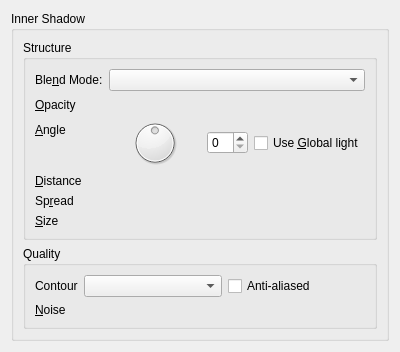
<?xml version="1.0" encoding="UTF-8"?>
<ui version="4.0">
 <class>WdgInnerShadow</class>
 <widget class="QWidget" name="WdgInnerShadow">
  <property name="geometry">
   <rect>
    <x>0</x>
    <y>0</y>
    <width>400</width>
    <height>351</height>
   </rect>
  </property>
  <property name="windowTitle">
   <string>Form</string>
  </property>
  <layout class="QGridLayout" name="gridLayout">
   <item row="0" column="0">
    <widget class="QGroupBox" name="groupBox">
     <property name="title">
      <string>Inner Shadow</string>
     </property>
     <layout class="QVBoxLayout" name="verticalLayout">
      <item>
       <widget class="QGroupBox" name="groupBox_3">
        <property name="title">
         <string>Structure</string>
        </property>
        <layout class="QFormLayout" name="formLayout">
         <item row="0" column="0">
          <widget class="QLabel" name="label_13">
           <property name="text">
            <string>Ble&amp;nd Mode:</string>
           </property>
           <property name="buddy">
            <cstring>cmbCompositeOp</cstring>
           </property>
          </widget>
         </item>
         <item row="0" column="1">
          <widget class="KisCompositeOpComboBox" name="cmbCompositeOp">
           <property name="toolTip">
            <string>Set the blend mode for the layer</string>
           </property>
          </widget>
         </item>
         <item row="1" column="0">
          <widget class="QLabel" name="label_14">
           <property name="text">
            <string>&amp;Opacity</string>
           </property>
           <property name="buddy">
            <cstring>doubleOpacity</cstring>
           </property>
          </widget>
         </item>
         <item row="1" column="1">
          <widget class="KisDoubleSliderSpinBox" name="doubleOpacity" native="true">
           <property name="sizePolicy">
            <sizepolicy hsizetype="MinimumExpanding" vsizetype="Minimum">
             <horstretch>0</horstretch>
             <verstretch>0</verstretch>
            </sizepolicy>
           </property>
           <property name="minimumSize">
            <size>
             <width>10</width>
             <height>15</height>
            </size>
           </property>
           <property name="toolTip">
            <string>Set the master opacity for the layer</string>
           </property>
           <property name="whatsThis">
            <string>Adjust the transparency of the layer</string>
           </property>
          </widget>
         </item>
         <item row="2" column="0">
          <widget class="QLabel" name="label">
           <property name="text">
            <string>&amp;Angle</string>
           </property>
           <property name="buddy">
            <cstring>dialAngle</cstring>
           </property>
          </widget>
         </item>
         <item row="2" column="1">
          <layout class="QHBoxLayout" name="horizontalLayout">
           <item>
            <widget class="QDial" name="dialAngle">
             <property name="toolTip">
              <string>Set the angle of the light source</string>
             </property>
             <property name="minimum">
              <number>-179</number>
             </property>
             <property name="maximum">
              <number>180</number>
             </property>
            </widget>
           </item>
           <item>
            <widget class="QSpinBox" name="intAngle"/>
           </item>
           <item>
            <widget class="QCheckBox" name="chkUseGlobalLight">
             <property name="toolTip">
              <string>Use current setting for global light source</string>
             </property>
             <property name="text">
              <string>Use &amp;Global light</string>
             </property>
            </widget>
           </item>
          </layout>
         </item>
         <item row="3" column="0">
          <widget class="QLabel" name="label_2">
           <property name="text">
            <string>&amp;Distance</string>
           </property>
           <property name="buddy">
            <cstring>intDistance</cstring>
           </property>
          </widget>
         </item>
         <item row="3" column="1">
          <widget class="KisSliderSpinBox" name="intDistance" native="true"/>
         </item>
         <item row="4" column="0">
          <widget class="QLabel" name="label_3">
           <property name="text">
            <string>Sp&amp;read</string>
           </property>
           <property name="buddy">
            <cstring>intSpread</cstring>
           </property>
          </widget>
         </item>
         <item row="4" column="1">
          <widget class="KisSliderSpinBox" name="intSpread" native="true"/>
         </item>
         <item row="5" column="0">
          <widget class="QLabel" name="label_4">
           <property name="text">
            <string>&amp;Size</string>
           </property>
           <property name="buddy">
            <cstring>intSize</cstring>
           </property>
          </widget>
         </item>
         <item row="5" column="1">
          <widget class="KisSliderSpinBox" name="intSize" native="true"/>
         </item>
        </layout>
       </widget>
      </item>
      <item>
       <widget class="QGroupBox" name="groupBox_2">
        <property name="title">
         <string>Quality</string>
        </property>
        <layout class="QFormLayout" name="formLayout_2">
         <item row="0" column="0">
          <widget class="QLabel" name="label_5">
           <property name="text">
            <string>Contour</string>
           </property>
          </widget>
         </item>
         <item row="0" column="1">
          <layout class="QHBoxLayout" name="horizontalLayout_2">
           <item>
            <widget class="QComboBox" name="cmbContour"/>
           </item>
           <item>
            <widget class="QCheckBox" name="chkAntiAliased">
             <property name="toolTip">
              <string>Smooth the contour</string>
             </property>
             <property name="text">
              <string>Anti-aliased</string>
             </property>
            </widget>
           </item>
          </layout>
         </item>
         <item row="1" column="0">
          <widget class="QLabel" name="label_6">
           <property name="text">
            <string>&amp;Noise</string>
           </property>
           <property name="buddy">
            <cstring>intNoise</cstring>
           </property>
          </widget>
         </item>
         <item row="1" column="1">
          <widget class="KisSliderSpinBox" name="intNoise" native="true">
           <property name="toolTip">
            <string>Add noise to shadow</string>
           </property>
          </widget>
         </item>
        </layout>
       </widget>
      </item>
      <item>
       <spacer name="verticalSpacer">
        <property name="orientation">
         <enum>Qt::Vertical</enum>
        </property>
        <property name="sizeHint" stdset="0">
         <size>
          <width>20</width>
          <height>40</height>
         </size>
        </property>
       </spacer>
      </item>
     </layout>
    </widget>
   </item>
  </layout>
 </widget>
 <customwidgets>
  <customwidget>
   <class>KisCompositeOpComboBox</class>
   <extends>QComboBox</extends>
   <header location="global">kis_cmb_composite.h</header>
  </customwidget>
  <customwidget>
   <class>KisDoubleSliderSpinBox</class>
   <extends>QWidget</extends>
   <header>kis_slider_spin_box.h</header>
  </customwidget>
  <customwidget>
   <class>KisSliderSpinBox</class>
   <extends>QWidget</extends>
   <header location="global">kis_slider_spin_box.h</header>
   <container>1</container>
  </customwidget>
 </customwidgets>
 <resources/>
 <connections/>
</ui>
